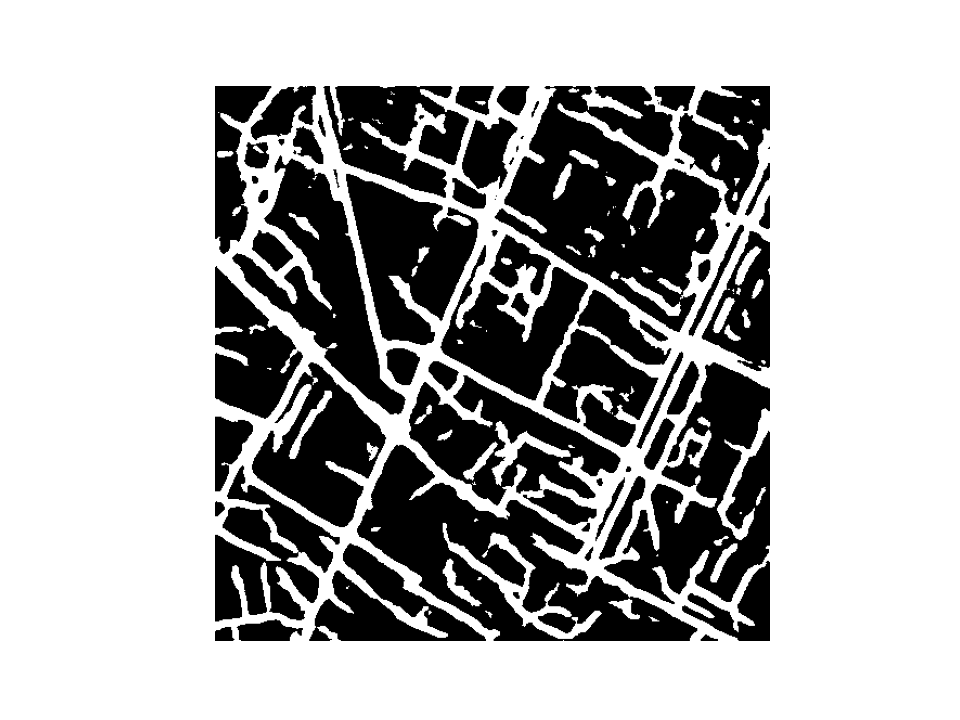
#> input picture image/Processed segment/map121.png, 960 x 720 px
$ python Correlator.py
#> lines starting #> are read from the running program, lines starting #| are printed output that depends on the picture; long printed decimals are rounded
import numpy as np
import skimage as ski
import matplotlib.pyplot as plt
import skimage.io
import skimage.metrics as metrics

# [57 lines left out: functions Pirson, mse, compare_images, not called in this run]


imageA = ski.io.imread('image/Processed segment/map121.png')[104:616,224:736,1]
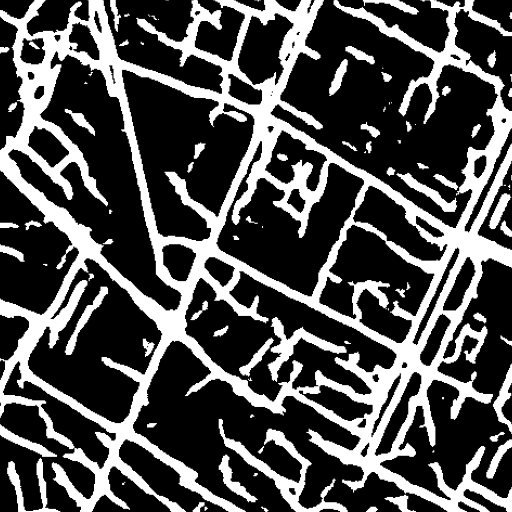
#> imageA: shape (512, 512); min 0, max 255, mean 78.1
# imageB = ski.io.imread('image/test1foto.png')[104:616,224:736,1]
imageC = ski.io.imread('image/Processed segment/foto121.png')[104:616,224:736,1]
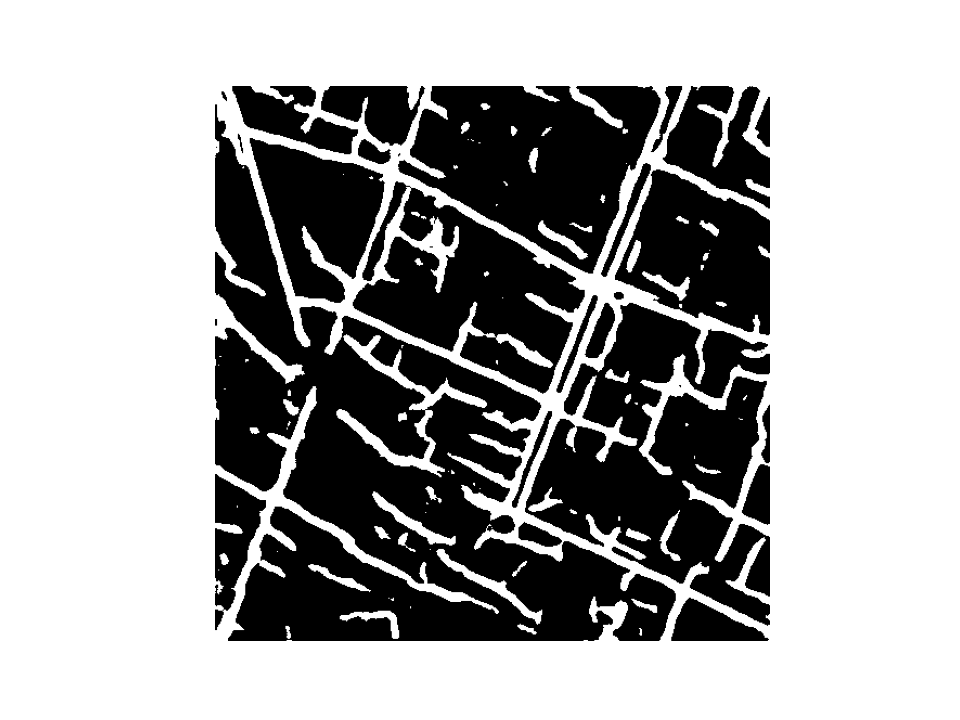
#> input picture image/Processed segment/foto121.png, 960 x 720 px
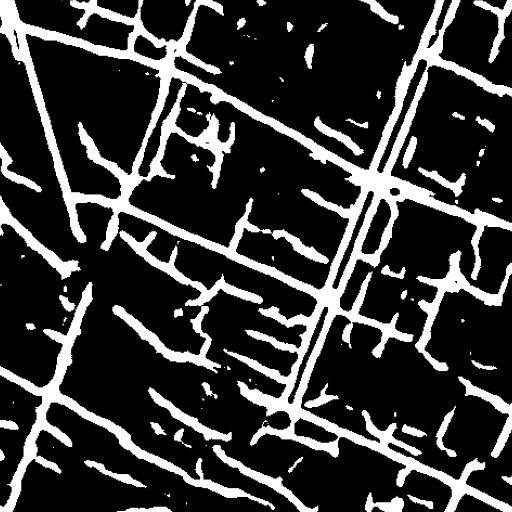
#> imageC: shape (512, 512); min 0, max 255, mean 55.8
# imageD = ski.io.imread('image/test1mapp.png')[104:616,224:736,1]

print("MSE")
print(metrics.mean_squared_error(imageA, imageA))
#| 0.0

print(metrics.mean_squared_error(imageA, imageC))
#| 23680.184
# print(metrics.mean_squared_error(imageB, imageD))

# print(metrics.mean_squared_error(imageA, imageB))
# print(metrics.mean_squared_error(imageC, imageD))
print()

print('NRMSE')
print(metrics. normalized_root_mse(imageA, imageA))
#| 0.0

print(metrics. normalized_root_mse(imageA, imageC))
#| 1.112
# print(metrics. normalized_root_mse(imageB, imageD))

# print(metrics. normalized_root_mse(imageA, imageB))
# print(metrics. normalized_root_mse(imageC, imageD))
print()

print("SSIM")
print(metrics.structural_similarity(imageA, imageA,win_size=3,channel_axis=0,data_range=1))
#| 1.0

print(metrics.structural_similarity(imageA, imageC,win_size=3,channel_axis=0,data_range=1))
#| 0.4677
# print(metrics.structural_similarity(imageB, imageD,win_size=3,channel_axis=0,data_range=1))

# print(metrics.structural_similarity(imageA, imageB,win_size=3,channel_axis=0,data_range=1))
# print(metrics.structural_similarity(imageC, imageD,win_size=3,channel_axis=0,data_range=1))
print()

print("ARE")
print(metrics.adapted_rand_error(imageA.astype("int"),imageA.astype("int")))
#| (0.0, 1.0, 1.0)

print(metrics.adapted_rand_error(imageA.astype("int"),imageC.astype("int")))
#| (0.43, 0.5826, 0.5578)
# print(metrics.adapted_rand_error(imageB.astype("int"),imageD.astype("int")))

# print(metrics.adapted_rand_error(imageA.astype("int"),imageB.astype("int")))
# print(metrics.adapted_rand_error(imageC.astype("int"),imageD.astype("int")))
print()

print("HD standard")
print(metrics.hausdorff_distance(imageA, imageA, method='standard'))
#| 0.0

print(metrics.hausdorff_distance(imageA, imageC, method='standard'))
#| 41.146
# print(metrics.hausdorff_distance(imageB, imageD, method='standard'))

# print(metrics.hausdorff_distance(imageA, imageB, method='standard'))
# print(metrics.hausdorff_distance(imageC, imageD, method='standard'))
print()

print("HD modified")
print(metrics.hausdorff_distance(imageA, imageA, method='modified'))
#| 0.0

print(metrics.hausdorff_distance(imageA, imageC, method='modified'))
#| 6.570
# print(metrics.hausdorff_distance(imageB, imageD, method='modified'))

# print(metrics.hausdorff_distance(imageA, imageB, method='modified'))
# print(metrics.hausdorff_distance(imageC, imageD, method='modified'))
print()

print("NMI")
print(metrics.normalized_mutual_information(imageA, imageA, bins=200))
#| 2.0


print(metrics.normalized_mutual_information(imageA, imageC, bins=200))
#| 1.009
# print(metrics.normalized_mutual_information(imageB, imageD, bins=200))

# print(metrics.normalized_mutual_information(imageA, imageB, bins=200))
# print(metrics.normalized_mutual_information(imageC, imageD, bins=200))
print()


fig = plt.figure("Image")

ax = fig.add_subplot(1, 2, 1)
plt.title("ImageMap")
plt.imshow(imageA, cmap='gray')
plt.axis("off")

# ax = fig.add_subplot(2, 2, 2)
# plt.title("ImageB")
# # plt.imshow(imageB, cmap='gray')
# plt.axis("off")

ax = fig.add_subplot(1, 2, 2)
plt.title("ImageFoto")
plt.imshow(imageC, cmap='gray')
plt.axis("off")

# ax = fig.add_subplot(2, 2, 4)
# plt.title("ImageD")
# # plt.imshow(imageD, cmap='gray')
# plt.axis("off")

f = open("Data.txt","a")
f.write("New Data\n")
f.write("MSE\n")
f.write(str(metrics.mean_squared_error(imageA, imageA)))
f.write("\n")
f.write(str(metrics.mean_squared_error(imageA, imageC)))
f.write("\n")
f.write("NRMSE\n")
f.write(str(metrics. normalized_root_mse(imageA, imageA)))
f.write("\n")
f.write(str(metrics. normalized_root_mse(imageA, imageC)))
f.write("\n")
f.write("SSIM\n")
f.write(str(metrics.structural_similarity(imageA, imageA,win_size=3,channel_axis=0,data_range=1)))
f.write("\n")
f.write(str(metrics.structural_similarity(imageA, imageC,win_size=3,channel_axis=0,data_range=1)))
f.write("\n")
f.write("ARE\n")
f.write(str(metrics.adapted_rand_error(imageA.astype("int"),imageA.astype("int"))))
f.write("\n")
f.write(str(metrics.adapted_rand_error(imageA.astype("int"),imageC.astype("int"))))
f.write("\n")
f.write("HD standard\n")
f.write(str(metrics.hausdorff_distance(imageA, imageA, method='standard')))
f.write("\n")
f.write(str(metrics.hausdorff_distance(imageA, imageC, method='standard')))
f.write("\n")
f.write("HD modified\n")
f.write(str(metrics.hausdorff_distance(imageA, imageA, method='modified')))
f.write("\n")
f.write(str(metrics.hausdorff_distance(imageA, imageC, method='modified')))
f.write("\n")
f.write("NMI\n")
f.write(str(metrics.normalized_mutual_information(imageA, imageA, bins=200)))
f.write("\n")
f.write(str(metrics.normalized_mutual_information(imageA, imageC, bins=200)))
f.write("\n")
f.write("\n")
f.close()

save = 'image/Correlator/cor' + str(20) + '.png'
plt.savefig(save, dpi = 150)
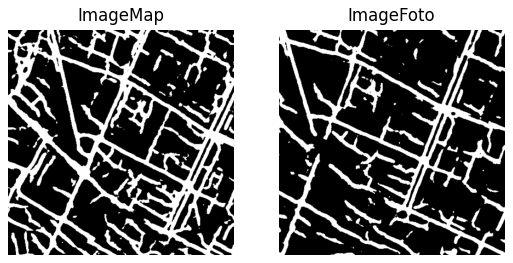
#> figure drawn by matplotlib, 2 panels
